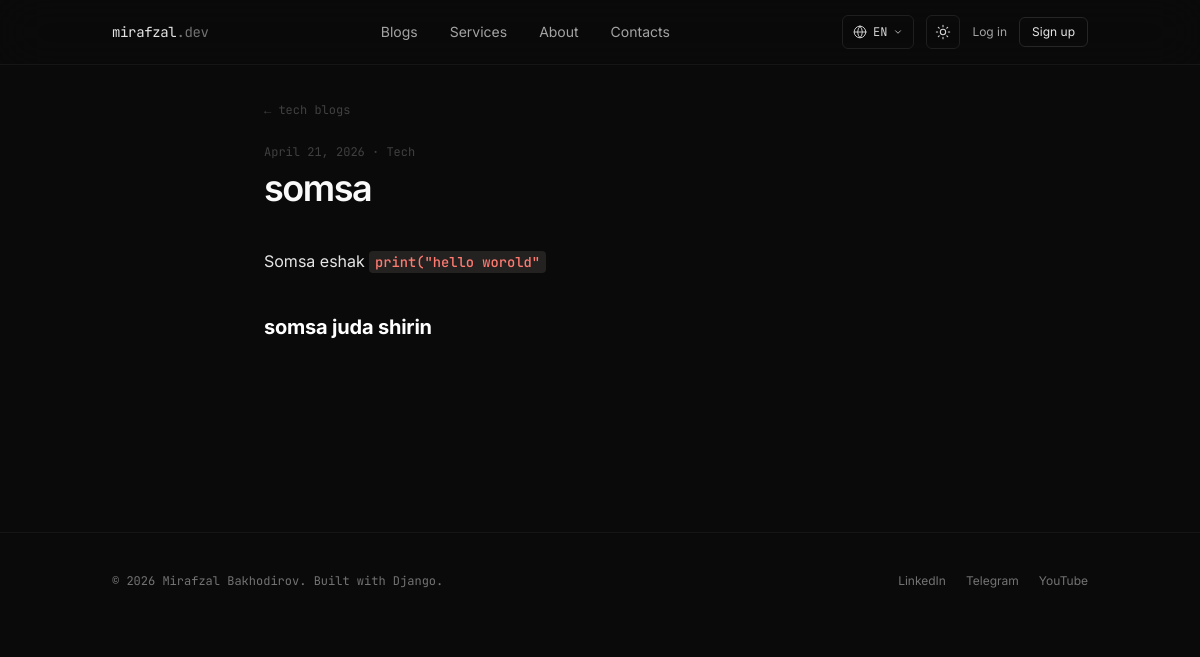
/blogs/tech/somsa/, run on the app's committed database.
### apps/blogs/models.py (models this page shows, shortened)
class Post(models.Model):
    class Category(models.TextChoices):
        TECH = "tech", _("Tech Blog")
        PERSONAL = "personal", _("Personal Blog")
    title = models.CharField(_("Title (EN)"), max_length=200)
    title_ru = models.CharField(_("Title (RU)"), max_length=200, blank=True)
    title_uz = models.CharField(_("Title (UZ)"), max_length=200, blank=True)
    slug = models.SlugField(max_length=220, unique=True, blank=True)
    category = models.CharField(
        _("Category"),
        max_length=16, choices=Category.choices, default=Category.TECH,
    )
    excerpt = models.CharField(
        _("Excerpt (EN)"),
        max_length=280,
        blank=True,
        help_text=_("Short summary shown in listings."),
    )
    excerpt_ru = models.CharField(_("Excerpt (RU)"), max_length=280, blank=True)
    excerpt_uz = models.CharField(_("Excerpt (UZ)"), max_length=280, blank=True)
    content = models.TextField(_("Content (EN)"), help_text=_("Markdown source"))
    content_ru = models.TextField(_("Content (RU)"), blank=True)
    content_uz = models.TextField(_("Content (UZ)"), blank=True)
    content_html = models.TextField(blank=True, editable=False)
    content_html_ru = models.TextField(blank=True, editable=False)
    content_html_uz = models.TextField(blank=True, editable=False)
    cover_image = models.ImageField(_("Cover image"), upload_to="blog_covers/", blank=True, null=True)
    is_published = models.BooleanField(_("Published"), default=True)
    created_at = models.DateTimeField(auto_now_add=True)
    updated_at = models.DateTimeField(auto_now=True)
    class Meta:
        ordering = ["-created_at"]
        verbose_name = _("Post")
        verbose_name_plural = _("Posts")
    def _localized(self, base_attr: str) -> str:
        lang = (get_language() or "en").split("-")[0]
        if lang in {"ru", "uz"}:
            value = getattr(self, f"{base_attr}_{lang}", "") or ""
            if value:
                return value
        return getattr(self, base_attr, "") or ""
    @property
    def display_title(self) -> str:
        return self._localized("title")
    @property
    def display_content_html(self) -> str:
        return self._localized("content_html")

### apps/blogs/views.py (the view)
# urls.py: path("tech/<slug:slug>/", views.TechBlogDetailView.as_view(), name="tech_detail"),
class TechBlogDetailView(DetailView):
    template_name = "blogs/tech_detail.html"
    context_object_name = "post"
    def get_queryset(self):
        return Post.objects.filter(
            category=Post.Category.TECH, is_published=True
        )

### apps/pages/context_processors.py (called while the page is built)
def site_settings(request):
    return {"site": settings.SITE_CONTENT}

### templates/blogs/tech_detail.html (shortened to what this page needs)
{% extends "base.html" %}
{% load i18n %}
{% block content %}
<article class="fade-in max-w-2xl mx-auto">
  <a href="{% url 'blogs:tech_list' %}" class="font-mono text-xs text-ink-400 dark:text-ink-500 hover:text-ink-700 dark:hover:text-ink-200 transition">← {% trans "tech blogs" %}</a>
  <p class="mt-6 font-mono text-xs text-ink-400 dark:text-ink-500">{{ post.created_at|date:"DATE_FORMAT" }} · {% trans "Tech" %}</p>
  <h1 class="mt-2 text-3xl md:text-4xl font-semibold tracking-tightest text-ink-900 dark:text-ink-50">{{ post.display_title }}</h1>
  <div class="prose-minimal mt-10">
    {{ post.display_content_html|safe }}
  </div>
</article>
{% endblock %}

### static/css/site.css (style rules this page uses)
html { scroll-behavior: smooth; }
body { font-feature-settings: "ss01", "cv11"; -webkit-font-smoothing: antialiased; }
.fade-in { animation: fade-in 0.6s ease-out both; }
.prose-minimal, .prose-notion { color: #37352f; font-size: 16px; line-height: 1.7; }
.dark .prose-minimal, .dark .prose-notion { color: #e5e5e5; }
.prose-minimal p, .prose-notion p { margin: 0 0 1.1rem; }
.prose-minimal > *:first-child, .prose-notion > *:first-child { margin-top: 0; }
.prose-minimal > *:last-child, .prose-notion > *:last-child { margin-bottom: 0; }
.prose-minimal h1, .prose-notion h1, .prose-minimal h2, .prose-notion h2, .prose-minimal h3, .prose-notion h3, .prose-minimal h4, .prose-notion h4 { font-weight: 700; letter-spacing: -0.01em; color: #0a0a0a; line-height: 1.25; margin-top: 2em; margin-bottom: 0.5em; }
.dark .prose-minimal h1, .dark .prose-notion h1, .dark .prose-minimal h2, .dark .prose-notion h2, .dark .prose-minimal h3, .dark .prose-notion h3, .dark .prose-minimal h4, .dark .prose-notion h4 { color: #fff; }
.prose-minimal h3, .prose-notion h3 { font-size: 1.25rem; }
.prose-minimal :not(pre) > code, .prose-notion :not(pre) > code { font-family: "JetBrains Mono", ui-monospace, monospace; font-size: 0.86em; background: rgba(135, 131, 120, 0.15); color: #eb5757; padding: 0.18em 0.42em; border-radius: 4px; font-weight: 500; }
.dark .prose-minimal :not(pre) > code, .dark .prose-notion :not(pre) > code { background: rgba(135, 131, 120, 0.20); color: #ff7b72; }

### data on the page
Post: created_at "April 21, 2026", display_title "somsa", display_content_html "Somsa eshak print(\"hello worold\" somsa juda shirin"

### other printed values
{{ LANGUAGE_CODE|upper }} "EN"
{{ site.owner_name }} "Mirafzal Bakhodirov"
